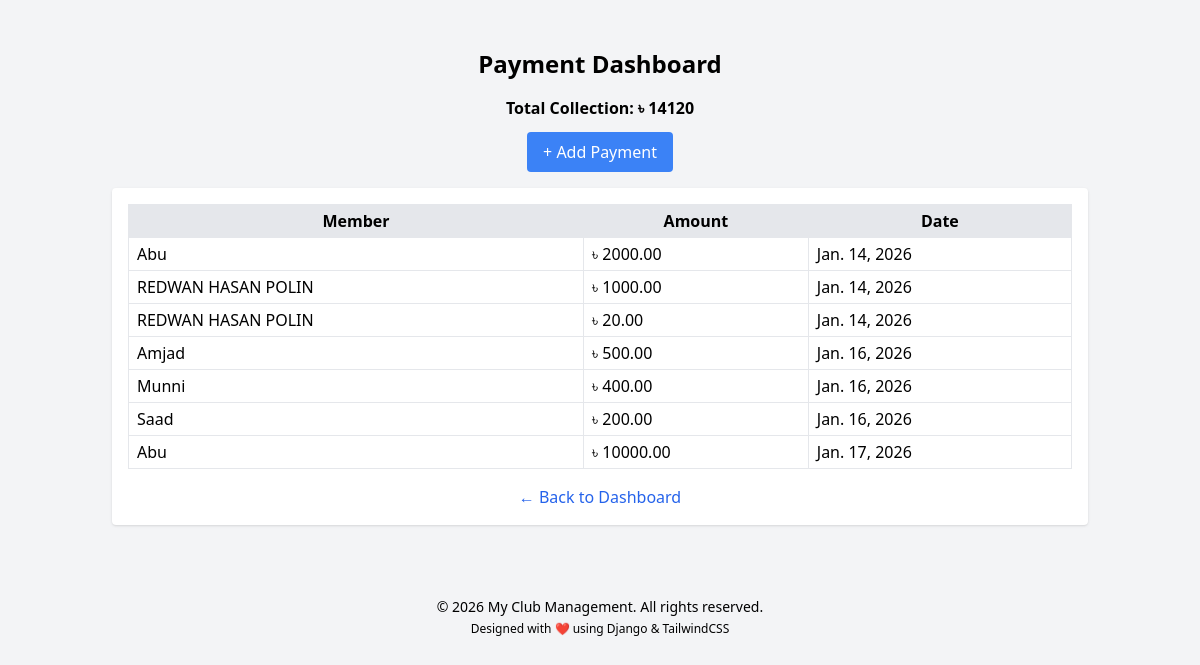
/payments/, run on an earlier commit of the app's database.
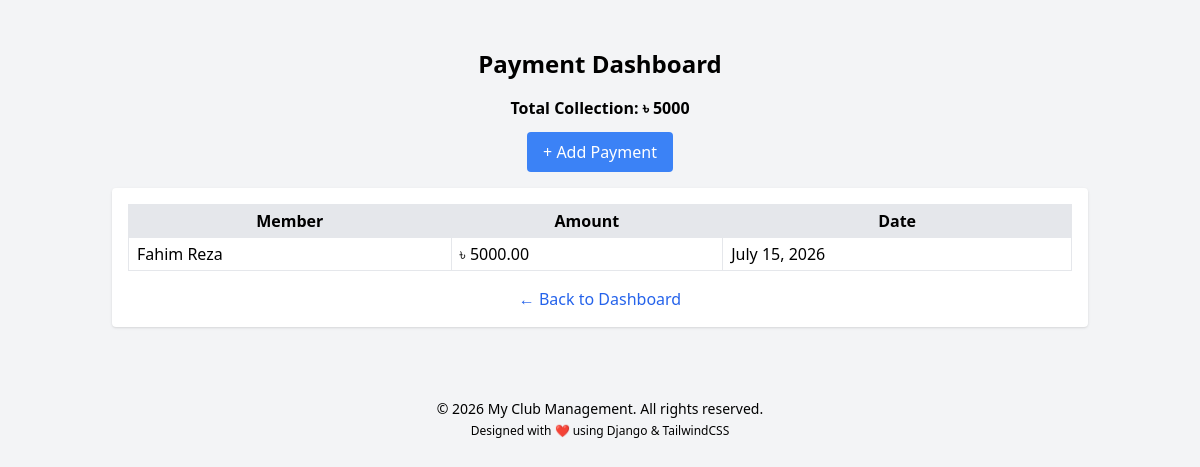
And on a later commit of the database.
### core/models.py (models this page shows, shortened)
class MembershipPayment(models.Model):
    member = models.ForeignKey(Member, on_delete=models.CASCADE)
    amount = models.DecimalField(max_digits=10, decimal_places=2)
    payment_date = models.DateField(auto_now_add=True)

class Member(models.Model):
    name = models.CharField(max_length=100)
    email = models.EmailField(unique=True)
    phone = models.CharField(max_length=20, blank=True, null=True)
    join_date = models.DateField(auto_now_add=True)

### core/views.py (the view)
# urls.py: path('payments/', views.payment_dashboard, name='payment_dashboard'),
def payment_dashboard(request):
    payments = MembershipPayment.objects.all()
    payments = MembershipPayment.objects.select_related('member').all()
    final_income = payments.aggregate(total=Sum('amount'))['total'] or 0
    context = {
        'payments': payments,
        'final_income': final_income,
    }
    return render(request, 'core/dashboard_payments.html', context)

### core/templates/core/dashboard_payments.html (shortened to what this page needs)
<!DOCTYPE html>
<html>
<head>
    <script src="https://cdn.tailwindcss.com"></script>
</head>
<body class="bg-gray-100 p-6">
<div class="max-w-5xl mx-auto p-6">
<div class="text-center mb-4">
    <h2 class="text-2xl font-bold mb-4">Payment Dashboard</h2>
    <p class="mb-3 font-semibold">Total Collection: ৳ {{ final_income }}</p>
    <a href="{% url 'add_payment' %}" class="bg-blue-500 text-white px-4 py-2 rounded hover:bg-blue-600 inline-block">
        + Add Payment</a>
</div>
    <div class="bg-white shadow rounded p-4">
        <table class="table-auto w-full border-collapse border border-gray-300">
            <thead>
                <tr class="bg-gray-200">
                    <th class="border px-2 py-1">Member</th>
                    <th class="border px-2 py-1">Amount</th>
                    <th class="border px-2 py-1">Date</th>
                </tr>
            </thead>
            <tbody>
                {% for p in payments %}
                <tr>
                    <td class="border px-2 py-1">{{ p.member.name }}</td>
                    <td class="border px-2 py-1">৳ {{ p.amount }}</td>
                    <td class="border px-2 py-1">{{ p.payment_date }}</td>
                </tr>
                {% empty %}
                <tr>
                    <td class="border px-2 py-1 text-center" colspan="3">No payments yet</td>
                </tr>
                {% endfor %}
            </tbody>
        </table>
        <div class="text-center mt-4">
            <a href="{% url 'main_dashboard' %}" class="text-blue-600 hover:underline font-medium">
                ← Back to Dashboard</a>
        </div>
    </div>
</div>
</body>
<footer class="bg-white-800 text-black py-4 mt-8">
    <div class="max-w-6xl mx-auto text-center">
        <p class="text-sm">
            &copy; 2026 My Club Management. All rights reserved.</p>
        <p class="text-xs mt-1">
            Designed with ❤️ using Django & TailwindCSS</p>
    </div>
</footer>
</html>

What changed in the data, as far as the page shows it:
removed MembershipPayment: member.name "REDWAN HASAN POLIN", amount "1000.00", payment_date "Jan. 14, 2026"
removed MembershipPayment: member.name "REDWAN HASAN POLIN", amount "20.00", payment_date "Jan. 14, 2026"
removed MembershipPayment: member.name "Amjad", amount "500.00", payment_date "Jan. 16, 2026"
removed MembershipPayment: member.name "Munni", amount "400.00", payment_date "Jan. 16, 2026"
removed MembershipPayment: member.name "Saad", amount "200.00", payment_date "Jan. 16, 2026"
removed MembershipPayment: member.name "Abu", amount "10000.00", payment_date "Jan. 17, 2026"
changed MembershipPayment: member.name "Abu" → "Fahim Reza"; amount "2000.00" → "5000.00"; payment_date "Jan. 14, 2026" → "July 15, 2026"
Also different on the page:
{{ final_income }}: "14120" → "5000"
